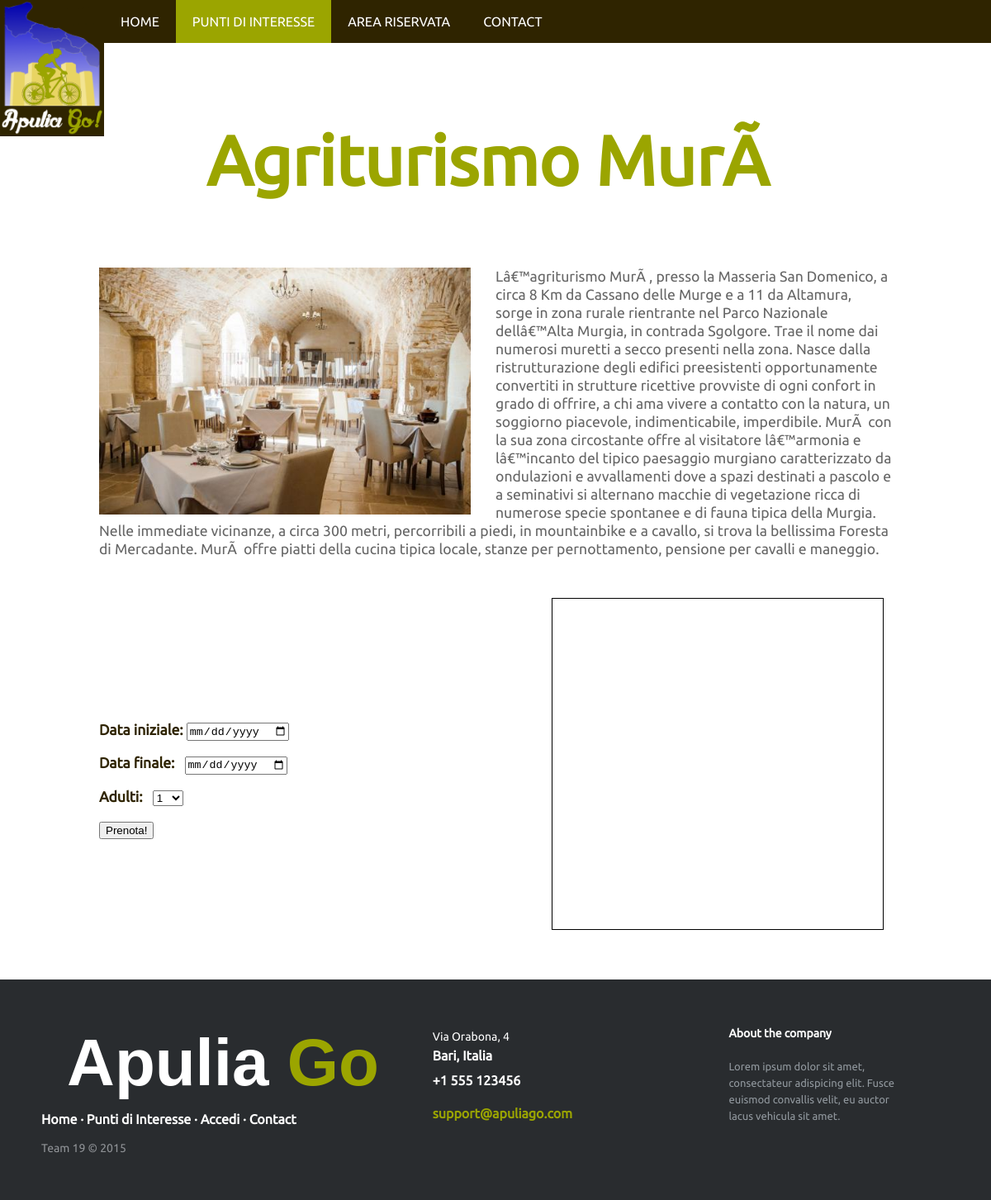
Page /puntodiinteresse.php?Cod=1 on the committed database.
### tables this page shows
CREATE TABLE `PuntiDiInteresse` (
  `Cod` int(3) NOT NULL,
  `Nome` varchar(50) NOT NULL,
  `NomeP` text NOT NULL,
  `Descrizione` text NOT NULL,
  `Img` varchar(50) NOT NULL,
  `Categoria` varchar(3) NOT NULL,
  `Latitudine` double NOT NULL,
  `Longitudine` double NOT NULL,
  `Prezzo` double NOT NULL
);

### puntodiinteresse.php (the view, shortened to what this page needs)
<?php
include_once ('tema.php');
?>
<!DOCTYPE html>
<html>
	<head>
		<link rel="stylesheet" href="stylePunto.css">
	</head>
	<body onload="initialize()">
		<div id="container">
			<div id="titolo">
				<?php
				$Cod=$_GET["Cod"];
                $query="SELECT Nome,NomeP,Descrizione,Img,Prezzo FROM PuntiDiInteresse WHERE Cod='$Cod'";
                $res=mysql_query($query);
                if($res&&mysql_num_rows($res)>0) {
                    while($row=mysql_fetch_assoc($res)) {
                        $Nome = convertStr($row['Nome']);
                        $Img = "<div class='box'> <img src='img/" . $row['Img'] . "' alt='Errore: immagine non trovata!' style='float:left;'/> </div>";
                        $Descrizione = convertStr($row['Descrizione']);
                    }
                } else {
                    $Nome = "nessun risultato";
                }
				print("<p><h3>$Nome</h3></p>");
				?>
			</div>
			<div id="mes-full">
				<?php
				echo $Img;
				echo $Descrizione;
				?>
				<h6>
				<form name="formData">
					<p>
						<b>Data iniziale:</b>
						<input type=date id="dataI" name="dataI">
					</p>
					<p>
						<b>Data finale:&nbsp;&nbsp;</b>
						<input type=date id="dataF" name="dataF">
					</p>
					<p>
                        <b>Adulti:&nbsp;&nbsp;</b>
                        <select id="persone" name="persone">
                            <option value="1">1</option>
                        </select>
                    </p>
				    <input type=button id="tasto" name="tasto" value="Prenota!" onClick="controllaData();">
				</form>
				</h6>
				<div id="map" style="margin-left:auto; margin-right:10px; width:400px; height:400px; border:1px solid black; margin-top: 5%;"></div>
			</div>
	</body>
</html>

### stylePunto.css (style rules this page uses)
body { margin: 0; padding: 0; background: #e2e2e0; color: #666; font: 16px/28px; font-family: "Ubuntu-R", sans-serif; line-height: 22px; }
h3 { text-align: center; position: relative; height: 1em; font: bold 350% Tahoma, Arial, sans-serif; font-family: "Ubuntu-R", sans-serif; margin: 1em 0 0; color: #9BA500 }
h6 { position: absolute; margin-top: 15%; margin-left: auto; font: bold 100% Tahoma, Arial, sans-serif; font-family: "Ubuntu-R", sans-serif; color: #2F2400; }
#container { margin: 0px auto; background: #FFFFFF; }
#titolo { padding: 10px; clear: both; background: #FFFFFF; margin-left: auto; font-family: "Ubuntu-R", sans-serif; font-size: 150%; }
#mes-full { padding: 60px; clear: both; background: #FFFFFF; margin-left: 5%; margin-right: 5%; font-family: "Ubuntu-R", sans-serif; font-size: 110%; }
div.box { width: 300px; padding: auto; }
.box > img { width: 150%; height: auto; margin-right: 10%; }

### rows in the picture
puntidiinteresse: Nome "Agriturismo MurÃ", Img (picture), Descrizione "Lâ€™agriturismo MurÃ , presso la Masseria San Domenico, a circa 8 Km da Cassano delle Murge e a 11 da Altamura, sorge in zona rurale rientrante nel Parco Nazionale dellâ€™Alta Murgia, in contrada Sgolgore. Trae il nome dai numerosi muretti a secco presenti nella zona. Nasce dalla ristrutturazione degli edifici preesistenti opportunamente convertiti in strutture ricettive provviste di ogni confort in grado di offrire, a chi ama vivere a contatto con la natura, un soggiorno piacevole, indimenticabile, imperdibile. MurÃ con la sua zona circostante offre al visitatore lâ€™armonia e lâ€™incanto del tipico paesaggio murgiano caratterizzato da ondulazioni e avvallamenti dove a spazi destinati a…"
